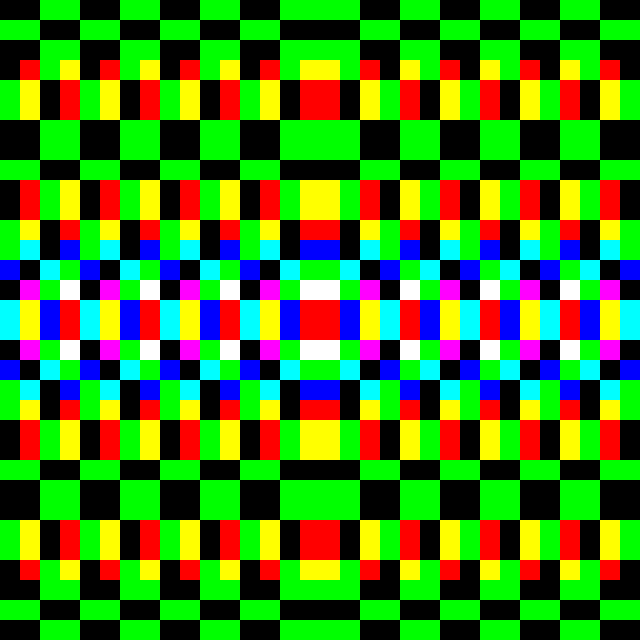
Frame 1 (no input)
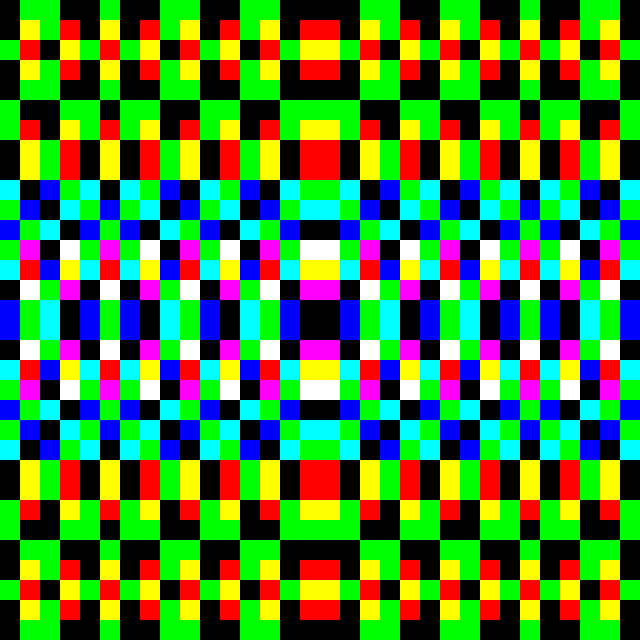
Frame 60 (the mouse pressed at the canvas centre just before this capture)
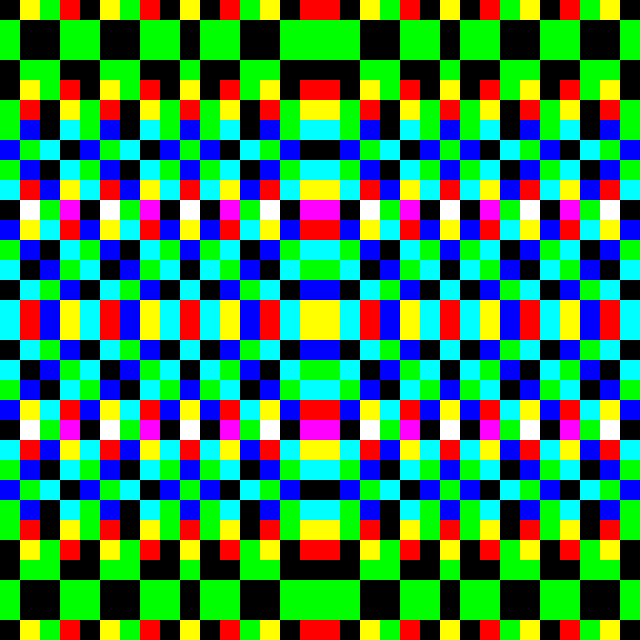
Frame 120 (the mouse held since frame 60 and released just before this capture)

The Processing sketch that drew these frames (run headless with seeded random() and noise(); from frame 60 on, the mouse is pressed at the canvas centre):

// Processing sketch: sketch_250326k
// ── sketch_250326k.pde
int[][] rGrid = new int[16][16]; // 16x16 core for Red (0 or 1)
int[][] gGrid = new int[16][16]; // 16x16 core for Green (0 or 1)
int[][] bGrid = new int[16][16]; // 16x16 core for Blue (0 or 1)
int[][] fullGrid = new int[32][32]; // 32x32 full grid with combined RGB (0-7)
int frame = 0; // Animation counter (time offset)

void setup() {
  size(640, 640); // 32 squares * 20 pixels each
  background(255); // White background
  updateCore(); // Generate initial 16x16 patterns
  updateFullGrid(); // Apply symmetry to 32x32
}

void draw() {
  background(255); // Clear each frame
  drawGrid(); // Draw the base grid
  drawPattern(); // Draw the current pattern
  
  // Update every 10 frames
  if (frame % 1 == 0) {
    updateCore();
    updateFullGrid();
  }
  frame++;
}

void drawGrid() {
  stroke(0); // Black lines
  noFill(); // No fill for grid lines
  int squareSize = 20;
  for (int x = 0; x < 32; x++) {
    for (int y = 0; y < 32; y++) {
      rect(x * squareSize, y * squareSize, squareSize, squareSize);
    }
  }
}

void updateCore() {
  int t = frame; // Base time offset
  for (int y = 0; y < 16; y++) {
    for (int x = 0; x < 16; x++) {
      // Adjust tValue to balance x and y influence
      int tX = t + x * 17; // Prime number offset for x to avoid repetition
      int tY = t + y * 23; // Prime number offset for y to mix vertical motion
      
      // Revised bytebeat formulas with more vertical variation
      rGrid[x][y] = ((tX * (tY >> 6)) & 1);           // Red: Mix x and y, shift y
      gGrid[x][y] = (((tY >> 4) ^ (tX >> 5)) & 1);    // Green: XOR with y-dominant shift
      bGrid[x][y] = ((tX + tY) & (tY >> 8) & 1);      // Blue: Combine x+y, shift y
    }
  }
}

void updateFullGrid() {
  // Combine R, G, B into a 3-bit value (0-7) and replicate symmetrically
  for (int x = 0; x < 16; x++) {
    for (int y = 0; y < 16; y++) {
      int value = (rGrid[x][y] << 2) | (gGrid[x][y] << 1) | bGrid[x][y];
      fullGrid[x][y] = value;              // Top-left
      fullGrid[31 - x][y] = value;         // Top-right
      fullGrid[x][31 - y] = value;         // Bottom-left
      fullGrid[31 - x][31 - y] = value;    // Bottom-right
    }
  }
}

void drawPattern() {
  int squareSize = 20;
  noStroke();
  
  // Draw the full 32x32 grid with 3-bit RGB colors
  for (int x = 0; x < 32; x++) {
    for (int y = 0; y < 32; y++) {
      int value = fullGrid[x][y];
      int r = (value & 4) == 4 ? 255 : 0; // Bit 2 (R)
      int g = (value & 2) == 2 ? 255 : 0; // Bit 1 (G)
      int b = (value & 1) == 1 ? 255 : 0; // Bit 0 (B)
      fill(r, g, b);
      rect(x * squareSize, y * squareSize, squareSize, squareSize);
    }
  }
}
